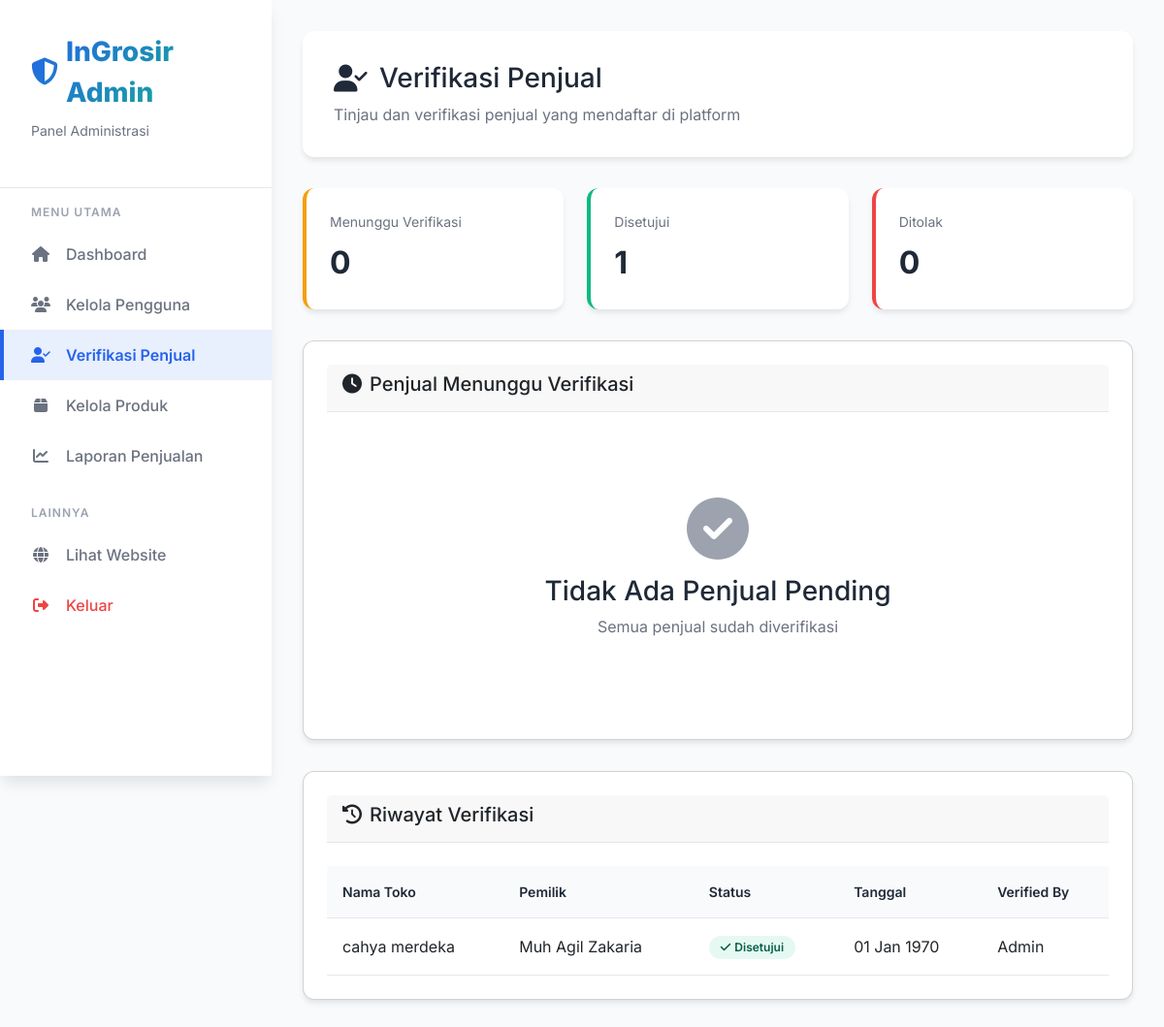
The page /admin_verify_sellers.php (signed in) on the database its author committed.
### tables this page shows
CREATE TABLE `users` (
  `user_id` int(11) NOT NULL,
  `nama_lengkap` varchar(255) NOT NULL,
  `email` varchar(255) NOT NULL,
  `password` varchar(255) NOT NULL,
  `nama_grosir` varchar(255) DEFAULT NULL,
  `alamat_grosir` text DEFAULT NULL,
  `gambar_toko` varchar(255) DEFAULT NULL,
  `nomor_telepon` varchar(15) DEFAULT NULL,
  `tanggal_registrasi` datetime NOT NULL,
  `peran` varchar(20) NOT NULL DEFAULT 'penjual',
  `status_verifikasi` enum('pending','approved','rejected') DEFAULT 'approved',
  `tanggal_verifikasi` datetime DEFAULT NULL,
  `verified_by` int(11) DEFAULT NULL,
  `catatan_verifikasi` text DEFAULT NULL,
  `is_admin` tinyint(1) NOT NULL
);

### admin_verify_sellers.php (the view, shortened to what this page needs)
<?php
$koneksi = connectDB();
$pending_query = "SELECT user_id, nama_lengkap, email, nama_grosir, alamat_grosir, nomor_telepon, gambar_toko, tanggal_registrasi FROM users WHERE peran = 'penjual' AND status_verifikasi = 'pending' ORDER BY tanggal_registrasi DESC";
$pending_result = mysqli_query($koneksi, $pending_query);
$verified_query = "SELECT u.user_id, u.nama_lengkap, u.email, u.nama_grosir, u.status_verifikasi, u.tanggal_verifikasi, u.catatan_verifikasi, a.nama_lengkap as verified_by_name FROM users u LEFT JOIN users a ON u.verified_by = a.user_id WHERE u.peran = 'penjual' AND u.status_verifikasi IN ('approved', 'rejected') ORDER BY u.tanggal_verifikasi DESC LIMIT 20";
$verified_result = mysqli_query($koneksi, $verified_query);
$total_pending = mysqli_num_rows($pending_result);
$stats_query = "SELECT
    COUNT(CASE WHEN status_verifikasi = 'approved' THEN 1 END) as total_approved,
    COUNT(CASE WHEN status_verifikasi = 'rejected' THEN 1 END) as total_rejected
    FROM users WHERE peran = 'penjual'";
$stats_result = mysqli_fetch_assoc(mysqli_query($koneksi, $stats_query));
?>
<!DOCTYPE html>
<html lang="id">
<head>
    <link href="https://cdn.jsdelivr.net/npm/bootstrap@5.3.2/dist/css/bootstrap.min.css" rel="stylesheet">
    <link rel="stylesheet" href="https://cdnjs.cloudflare.com/ajax/libs/font-awesome/6.4.0/css/all.min.css">
</head>
<body>
    <div class="admin-wrapper">
        <aside class="sidebar" id="sidebar">
            <div class="sidebar-header">
                <div class="sidebar-logo">
                    <i class="fas fa-shield-halved"></i>
                    InGrosir Admin
                </div>
                <p class="sidebar-subtitle">Panel Administrasi</p>
            </div>
            <nav class="sidebar-menu">
                <div class="menu-section">
                    <div class="menu-section-title">Menu Utama</div>
                    <a href="admin_dashboard.php" class="menu-item">
                        <i class="fas fa-home"></i>
                        <span>Dashboard</span>
                    </a>
                    <a href="admin_users.php" class="menu-item">
                        <i class="fas fa-users"></i>
                        <span>Kelola Pengguna</span>
                    </a>
                    <a href="admin_verify_sellers.php" class="menu-item active">
                        <i class="fas fa-user-check"></i>
                        <span>Verifikasi Penjual</span>
                    </a>
                    <a href="admin_produk.php" class="menu-item">
                        <i class="fas fa-box"></i>
                        <span>Kelola Produk</span>
                    </a>
                    <a href="admin_top_produk.php" class="menu-item">
                        <i class="fas fa-chart-line"></i>
                        <span>Laporan Penjualan</span>
                    </a>
                </div>
                <div class="menu-section">
                    <div class="menu-section-title">Lainnya</div>
                    <a href="index.php" class="menu-item">
                        <i class="fas fa-globe"></i>
                        <span>Lihat Website</span>
                    </a>
                    <a href="admin_logout.php" class="menu-item" style="color: var(--danger);">
                        <i class="fas fa-sign-out-alt"></i>
                        <span>Keluar</span>
                    </a>
                </div>
            </nav>
        </aside>
        <main class="main-content">
            <div class="page-header">
                <h1>
                    <i class="fas fa-user-check"></i>
                    Verifikasi Penjual
                </h1>
                <p>Tinjau dan verifikasi penjual yang mendaftar di platform</p>
            </div>
            <div class="stats-grid">
                <div class="stat-card warning">
                    <div class="stat-label">Menunggu Verifikasi</div>
                    <div class="stat-value"><?php echo $total_pending; ?></div>
                </div>
                <div class="stat-card success">
                    <div class="stat-label">Disetujui</div>
                    <div class="stat-value"><?php echo $stats_result['total_approved']; ?></div>
                </div>
                <div class="stat-card danger">
                    <div class="stat-label">Ditolak</div>
                    <div class="stat-value"><?php echo $stats_result['total_rejected']; ?></div>
                </div>
            </div>
            <div class="card">
                <div class="card-header">
                    <h2>
                        <i class="fas fa-clock"></i>
                        Penjual Menunggu Verifikasi
                    </h2>
                </div>
                <?php if (mysqli_num_rows($pending_result) > 0) {
                    mysqli_data_seek($pending_result, 0);
                    while ($seller = mysqli_fetch_assoc($pending_result)) { ?>
                <div class="seller-card">
                    <div class="seller-header">
                        <img src="<?php echo htmlspecialchars($seller['gambar_toko']); ?>" alt="Toko" class="seller-image" onerror="this.src='assets/images/default-store.png'">
                        <div class="seller-info">
                            <h3><?php echo htmlspecialchars($seller['nama_grosir']); ?></h3>
                            <div class="info-row">
                                <i class="fas fa-user"></i>
                                <span><?php echo htmlspecialchars($seller['nama_lengkap']); ?></span>
                            </div>
                            <div class="info-row">
                                <i class="fas fa-envelope"></i>
                                <span><?php echo htmlspecialchars($seller['email']); ?></span>
                            </div>
                            <div class="info-row">
                                <i class="fas fa-phone"></i>
                                <span><?php echo htmlspecialchars($seller['nomor_telepon']); ?></span>
                            </div>
                            <div class="info-row">
                                <i class="fas fa-map-marker-alt"></i>
                                <span><?php echo htmlspecialchars($seller['alamat_grosir']); ?></span>
                            </div>
                            <div class="info-row">
                                <i class="fas fa-calendar"></i>
                                <span>Terdaftar: <?php echo date('d M Y, H:i', strtotime($seller['tanggal_registrasi'])); ?></span>
                            </div>
                        </div>
                    </div>
                    <div class="seller-actions">
                        <button class="btn btn-success" onclick="openApproveModal(<?php echo $seller['user_id']; ?>, '<?php echo htmlspecialchars($seller['nama_grosir'], ENT_QUOTES); ?>')">
                            <i class="fas fa-check"></i>
                            Setujui
                        </button>
                        <button class="btn btn-danger" onclick="openRejectModal(<?php echo $seller['user_id']; ?>, '<?php echo htmlspecialchars($seller['nama_grosir'], ENT_QUOTES); ?>')">
                            <i class="fas fa-times"></i>
                            Tolak
                        </button>
                    </div>
                </div>
                <?php }
                } else { ?>
                <div class="empty-state">
                    <i class="fas fa-check-circle"></i>
                    <h3>Tidak Ada Penjual Pending</h3>
                    <p>Semua penjual sudah diverifikasi</p>
                </div>
                <?php } ?>
            </div>
            <div class="card">
                <div class="card-header">
                    <h2>
                        <i class="fas fa-history"></i>
                        Riwayat Verifikasi
                    </h2>
                </div>
                <div class="table-responsive">
                    <table>
                        <thead>
                            <tr>
                                <th>Nama Toko</th>
                                <th>Pemilik</th>
                                <th>Status</th>
                                <th>Tanggal</th>
                                <th>Verified By</th>
                            </tr>
                        </thead>
                        <tbody>
                            <?php
                            if (mysqli_num_rows($verified_result) > 0) {
                                while ($verified = mysqli_fetch_assoc($verified_result)) { ?>
                            <tr>
                                <td><?php echo htmlspecialchars($verified['nama_grosir']); ?></td>
                                <td><?php echo htmlspecialchars($verified['nama_lengkap']); ?></td>
                                <td>
                                    <span class="badge <?php echo $verified['status_verifikasi'] == 'approved' ? 'badge-success' : 'badge-danger'; ?>">
                                        <i class="fas fa-<?php echo $verified['status_verifikasi'] == 'approved' ? 'check' : 'times'; ?>"></i>
                                        <?php echo $verified['status_verifikasi'] == 'approved' ? 'Disetujui' : 'Ditolak'; ?>
                                    </span>
                                </td>
                                <td><?php echo date('d M Y', strtotime($verified['tanggal_verifikasi'])); ?></td>
                                <td><?php echo htmlspecialchars($verified['verified_by_name'] ?? 'Admin'); ?></td>
                            </tr>
                            <?php }
                            } ?>
                        </tbody>
                    </table>
                </div>
            </div>
        </main>
    </div>
</body>
</html>

### admin_verify_sellers.php (style rules this page uses)
:root { --primary: #2563eb; --primary-dark: #1e40af; --secondary: #10b981; --success: #10b981; --warning: #f59e0b; --danger: #ef4444; --text-primary: #1f2937; --text-secondary: #6b7280; --text-light: #9ca3af; --bg-white: #ffffff; --bg-gray: #f9fafb; --border: #e5e7eb; --shadow: 0 4px 6px -1px rgba(0, 0, 0, 0.1); --shadow-lg: 0 10px 15px -3px rgba(0, 0, 0, 0.1); --radius: 8px; --radius-lg: 12px; --transition: 300ms ease; --sidebar-width: 280px; }
* { margin: 0; padding: 0; box-sizing: border-box; }
body { font-family: 'Inter', sans-serif; background: var(--bg-gray); color: var(--text-primary); }
.sidebar { width: var(--sidebar-width); background: white; box-shadow: var(--shadow-lg); position: fixed; left: 0; top: 0; height: 100vh; overflow-y: auto; z-index: 1000; }
.sidebar-header { padding: 2rem; border-bottom: 1px solid var(--border); }
.sidebar-logo { font-size: 1.75rem; font-weight: 800; background: linear-gradient(135deg, var(--primary), var(--secondary)); -webkit-background-clip: text; -webkit-text-fill-color: transparent; display: flex; align-items: center; gap: 0.5rem; }
.sidebar-subtitle { font-size: 0.875rem; color: var(--text-secondary); margin-top: 0.5rem; }
.sidebar-menu { padding: 1rem 0; }
.menu-section { margin-bottom: 1.5rem; }
.menu-section-title { padding: 0 2rem; font-size: 0.75rem; font-weight: 600; text-transform: uppercase; color: var(--text-light); letter-spacing: 1px; margin-bottom: 0.5rem; }
.menu-item { display: flex; align-items: center; gap: 1rem; padding: 0.875rem 2rem; color: var(--text-secondary); text-decoration: none; transition: var(--transition); position: relative; font-weight: 500; }
.menu-item.active { background: rgba(37, 99, 235, 0.1); color: var(--primary); font-weight: 600; }
.menu-item.active::before { content: ''; position: absolute; left: 0; top: 0; bottom: 0; width: 4px; background: var(--primary); }
.menu-item i { width: 20px; text-align: center; }
.main-content { margin-left: var(--sidebar-width); padding: 2rem; min-height: 100vh; }
.page-header { background: white; padding: 2rem; border-radius: var(--radius-lg); margin-bottom: 2rem; box-shadow: var(--shadow); }
.page-header h1 { font-size: 1.75rem; margin-bottom: 0.5rem; display: flex; align-items: center; gap: 0.75rem; }
.page-header p { color: var(--text-secondary); margin: 0; }
.stats-grid { display: grid; grid-template-columns: repeat(auto-fit, minmax(200px, 1fr)); gap: 1.5rem; margin-bottom: 2rem; }
.stat-card { background: white; padding: 1.5rem; border-radius: var(--radius-lg); box-shadow: var(--shadow); border-left: 4px solid; }
.stat-card.warning { border-left-color: var(--warning); }
.stat-card.success { border-left-color: var(--success); }
.stat-card.danger { border-left-color: var(--danger); }
.stat-label { color: var(--text-secondary); font-size: 0.875rem; margin-bottom: 0.5rem; }
.stat-value { font-size: 2rem; font-weight: 700; color: var(--text-primary); }
.card { background: white; padding: 1.5rem; border-radius: var(--radius-lg); box-shadow: var(--shadow); margin-bottom: 2rem; }
.card-header { display: flex; justify-content: space-between; align-items: center; margin-bottom: 1.5rem; padding-bottom: 1rem; border-bottom: 1px solid var(--border); }
.card-header h2 { font-size: 1.25rem; display: flex; align-items: center; gap: 0.5rem; margin: 0; }
.table-responsive { overflow-x: auto; }
table { width: 100%; border-collapse: collapse; }
th, td { padding: 1rem; text-align: left; border-bottom: 1px solid var(--border); }
th { background: var(--bg-gray); font-weight: 600; font-size: 0.875rem; color: var(--text-primary); }
.badge { padding: 0.375rem 0.75rem; border-radius: 12px; font-size: 0.75rem; font-weight: 600; display: inline-flex; align-items: center; gap: 0.25rem; }
.badge-success { background: rgba(16, 185, 129, 0.1); color: #065f46; }
.empty-state { text-align: center; padding: 4rem 2rem; color: var(--text-secondary); }
.empty-state i { font-size: 4rem; margin-bottom: 1rem; color: var(--text-light); }
.empty-state h3 { margin-bottom: 0.5rem; color: var(--text-primary); }

### rows shown on the page
users: nama_grosir "cahya merdeka", nama_lengkap "Muh Agil Zakaria", status_verifikasi "Disetujui", tanggal_verifikasi "01 Jan 1970", verified_by_name "Admin"

### other values the page prints
$total_pending "0"
$stats_result['total_approved'] "1"
$stats_result['total_rejected'] "0"
